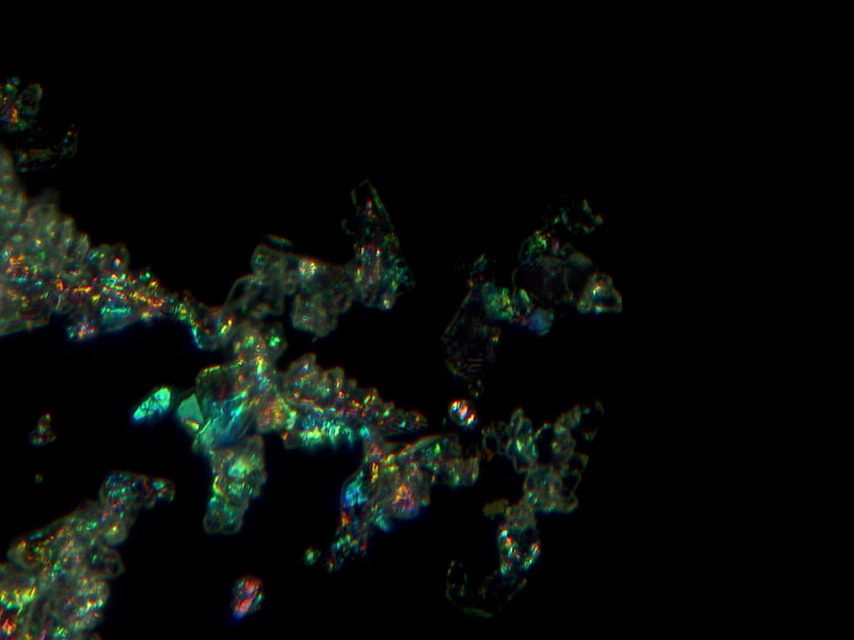
#> input picture Junk/crystal2.png, 2560 x 1920 px, given in place of 12.tif, which was not available (shown at 1/3 size)
$ python testscript.py
#> lines starting #> are read from the running program, lines starting #| are printed output that depends on the picture; after the words box and inside, x2 and y2 are one past the last pixel; in counts of white or black regions, pixels touching at a corner belong together; pictures that were not available may be replaced by others from this repository, and a replacement may not be noted
#!/usr/bin/env python3
"""
rule_based_classifier.py - Classify microscope images as amorphous or crystalline using rule-based classical image processing.
"""

import numpy as np
import os
from skimage import io, color, exposure, feature, filters
import matplotlib.pyplot as plt

# Hardcoded image path (modify as needed)
image_paths = ["12.tif", "14.tif", "15.tif", "16.tif", "17.tif", "18.tif", "crystal1.tif", "crystal2.png"]

def extract_features(image_path):
    global color_var, edge_density
    image = io.imread(image_path)

    if image.ndim == 3 and image.shape[2] == 4:
        image = image[:, :, :3]

    if image.ndim == 3:
        gray = color.rgb2gray(image)
    else:
        gray = image / 255.0 if image.max() > 1 else image

    # === Background Masking ===
    mask = gray > 0.05

    # === Illumination Normalization ===
    background = filters.gaussian(gray, sigma=25)
    gray_norm = gray - background
    gray_norm = np.clip(gray_norm, 0, 1)

    # Apply histogram equalization
    gray_eq = exposure.equalize_hist(gray_norm)

    # Feature 1: Color variance (only over masked regions)
    if image.ndim == 3:
        color_var = np.var(image[mask])
    else:
        color_var = 0

    # Feature 2: Edge density (only in masked area)
    edges = feature.canny(gray_eq, sigma=1.0)
    edge_density = np.sum(edges & mask) / np.sum(mask)

    # Scoring based on updated thresholds
    score = 0
    if color_var > 500:
        score += 1
    if edge_density < 0.1:
        score += 1

    label = "crystalline" if score >= 1 else "amorphous"

    return label, image, edges

def visualize(image_path, image, edges, label):
    global color_var, edge_density
    fig, axes = plt.subplots(1, 3, figsize=(12, 4))
    fig.suptitle(
        f"Classification: {label} | Color Var: {color_var:.2f}, Edge Density: {edge_density:.4f}",
        fontsize=14
    )

    # Original image
    axes[0].imshow(image, cmap='gray')
    axes[0].set_title("Original Image")
    axes[0].axis('off')

    # Edges
    edge_overlay = image.copy()
    if edge_overlay.ndim == 2:
        edge_overlay = np.stack([edge_overlay]*3, axis=2)
    edge_overlay[edges] = [255, 0, 0]
    axes[1].imshow(edge_overlay)
    axes[1].set_title("Edges (Red Overlay)")
    axes[1].axis('off')

    # Histogram
    axes[2].set_title("Color Histogram")
    if image.ndim == 3:
        for i, color_name in enumerate(['r', 'g', 'b']):
            hist, bins = np.histogram(image[:, :, i].ravel(), bins=256, range=(0, 255))
            hist = hist / hist.sum()
            axes[2].plot(bins[:-1], hist, color=color_name)
    else:
        hist, bins = np.histogram(image.ravel(), bins=256, range=(0, 255))
        hist = hist / hist.sum()
        axes[2].plot(bins[:-1], hist, color='black')

    plt.tight_layout()
    plt.show()

def main():
    for image_path in image_paths:
        label, image, edges = extract_features(image_path)
#> in extract_features, image is the input picture: shape (1920, 2560, 3); mean R, G, B 8.2, 11.6, 8.8
#> in extract_features, `mask = gray > 0.05`:
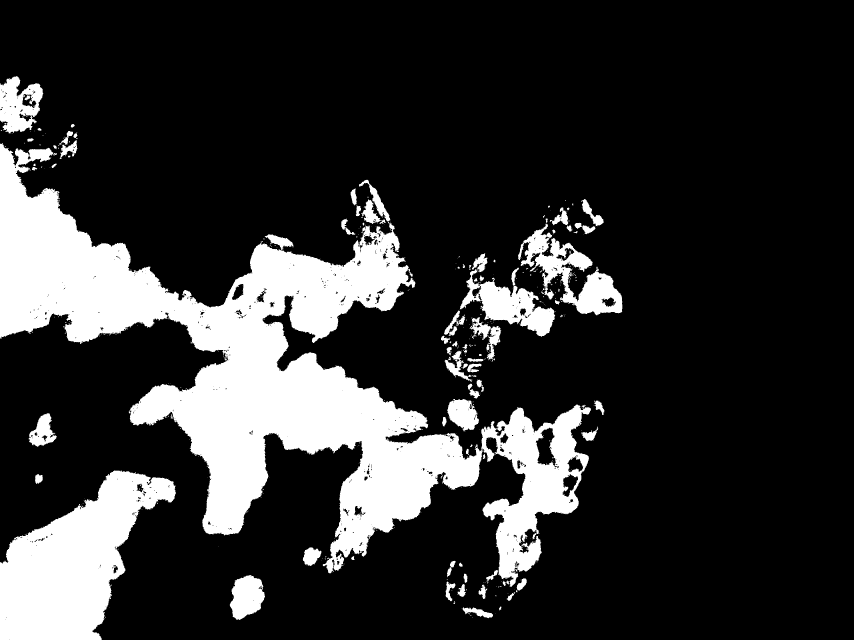
#> mask: shape (1920, 2560) bool (shown at 1/3 size); 19.1% white; 533 white regions (437 under 20 px), largest, box (x1, y1, x2, y2) and area: (0, 429, 1450, 1720) 593396, (0, 1411, 528, 1920) 144208, (1444, 1214, 1773, 1760) 77492
#> in extract_features, `background = filters.gaussian(gray, sigma=25)`:
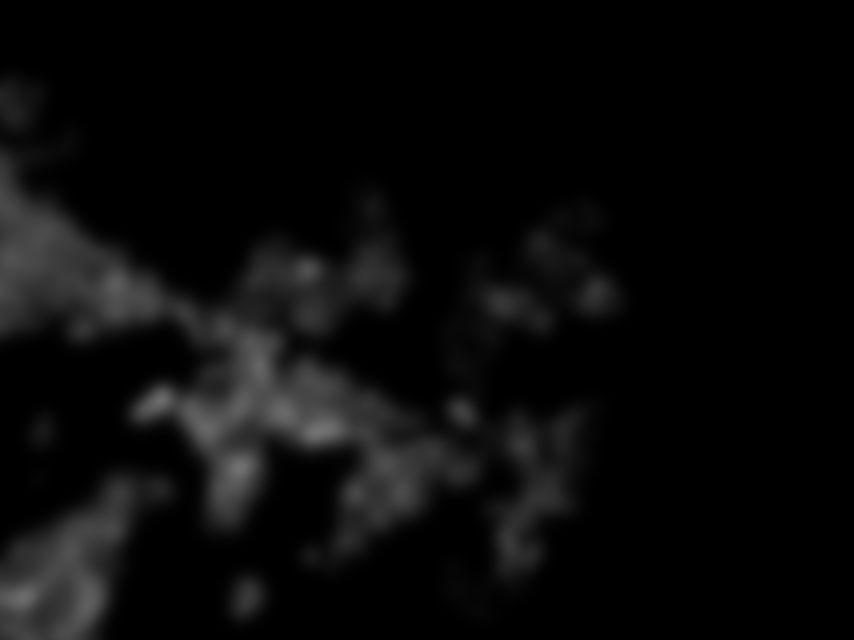
#> background: shape (1920, 2560) float64 (shown at 1/3 size); min 0, max 0.451, mean 0.0417
#> in extract_features, `gray_norm = gray - background`:
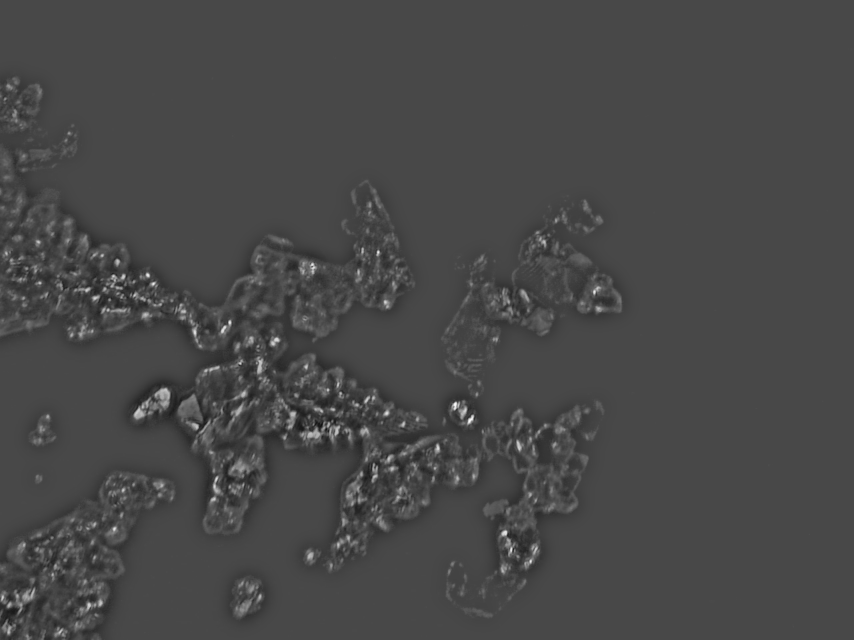
#> gray_norm: shape (1920, 2560) float64 (shown at 1/3 size); min -0.316, max 0.795, mean 2.26e-05; drawn with min black and max white
#> in extract_features, `gray_norm = np.clip(gray_norm, 0, 1)`:
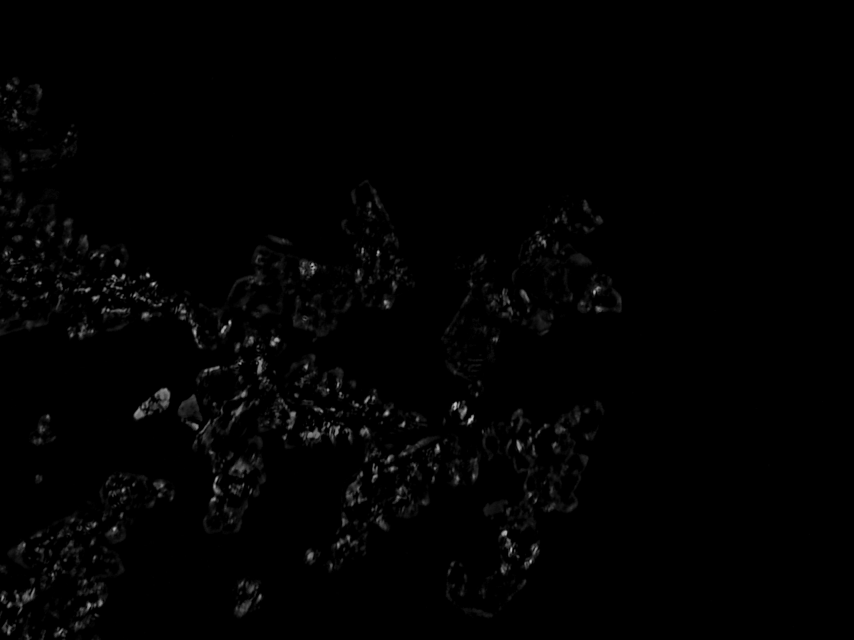
#> gray_norm: shape (1920, 2560) float64 (shown at 1/3 size); min 0, max 0.795, mean 0.00895
#> in extract_features, `gray_eq = exposure.equalize_hist(gray_norm)`:
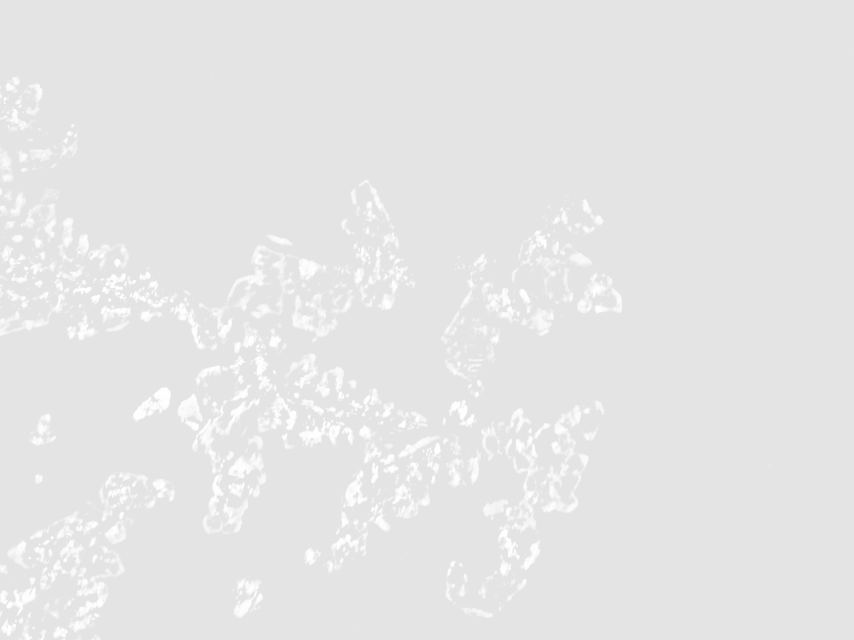
#> gray_eq: shape (1920, 2560) float64 (shown at 1/3 size); min 0.896, max 1, mean 0.902
#> in extract_features, `color_var = np.var(image[mask])`: color_var = 1192.5
#> in extract_features, `edges = feature.canny(gray_eq, sigma=1.0)`:
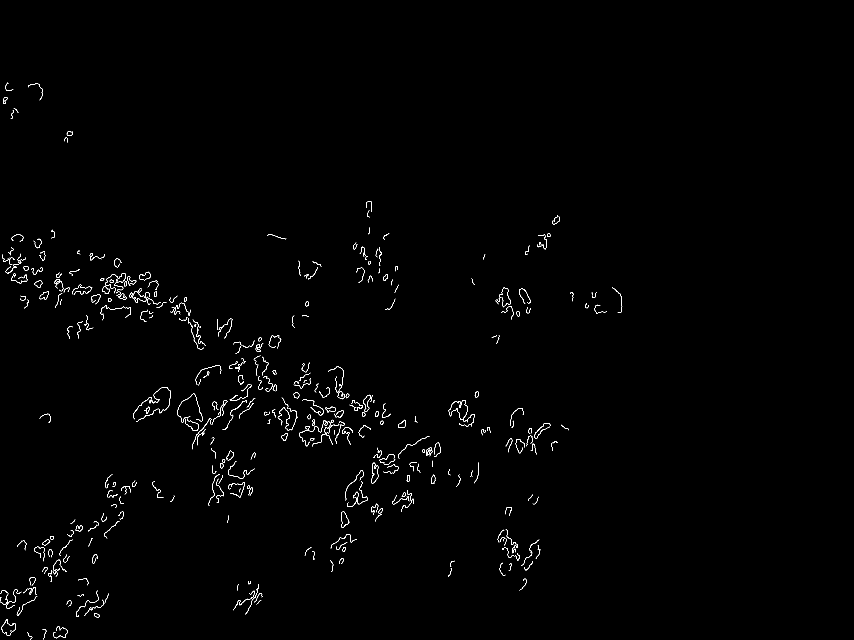
#> edges: shape (1920, 2560) bool (shown at 1/3 size); 0.51% white in thin lines or dots, all inside (x1, y1, x2, y2) = (1, 247, 1867, 1919)
#> in extract_features, `edge_density = np.sum(edges & mask) / np.sum(mask)`: edge_density = 0.0267
#> label = 'crystalline'
        print(f"{os.path.basename(image_path)} => Classified as: {label}")
#| 12.tif => Classified as: crystalline
        visualize(image_path, image, edges, label)
#> in visualize, `plt.show()`:
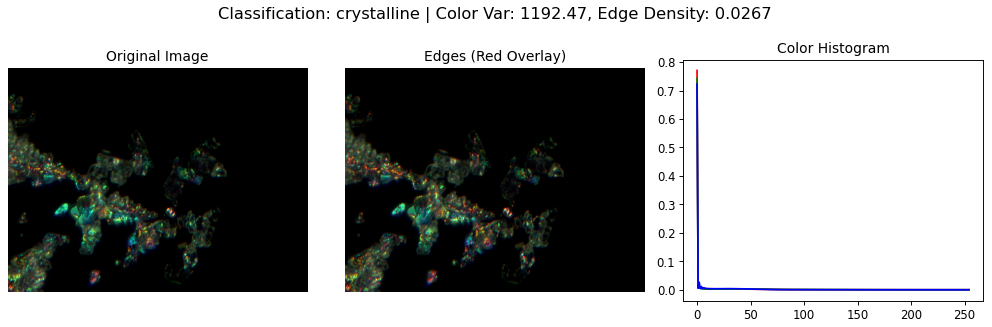
#> figure drawn by matplotlib, 3 panels; panel 3: curve peaks at x = 0, y = 0.771; panel 3: curve peaks at x = 0, y = 0.742; panel 3: curve peaks at x = 0, y = 0.723

if __name__ == "__main__":
#> (the run stopped early here; a loop or call above may not have finished)
